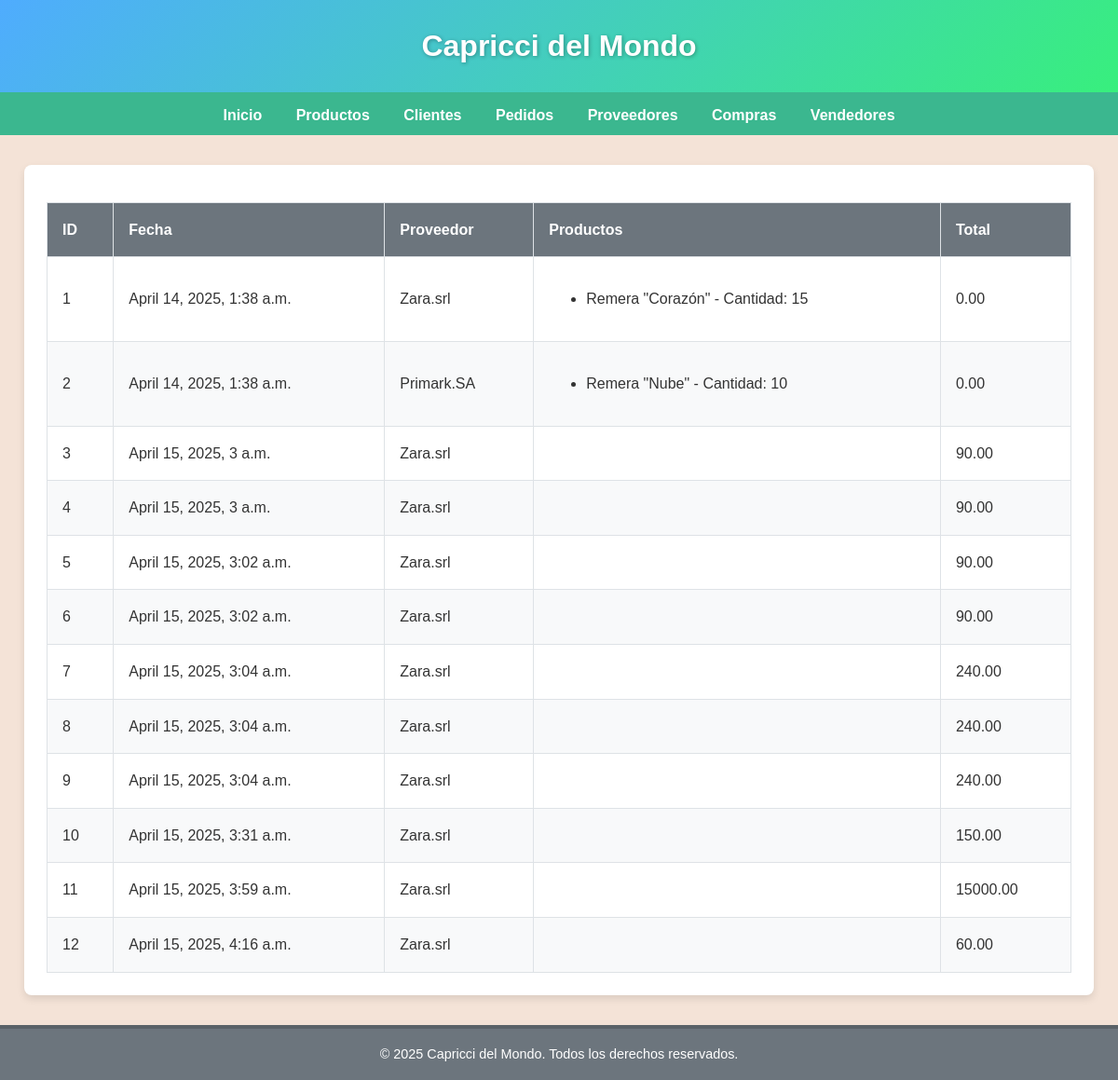
Before: /compras/ with the older database file.
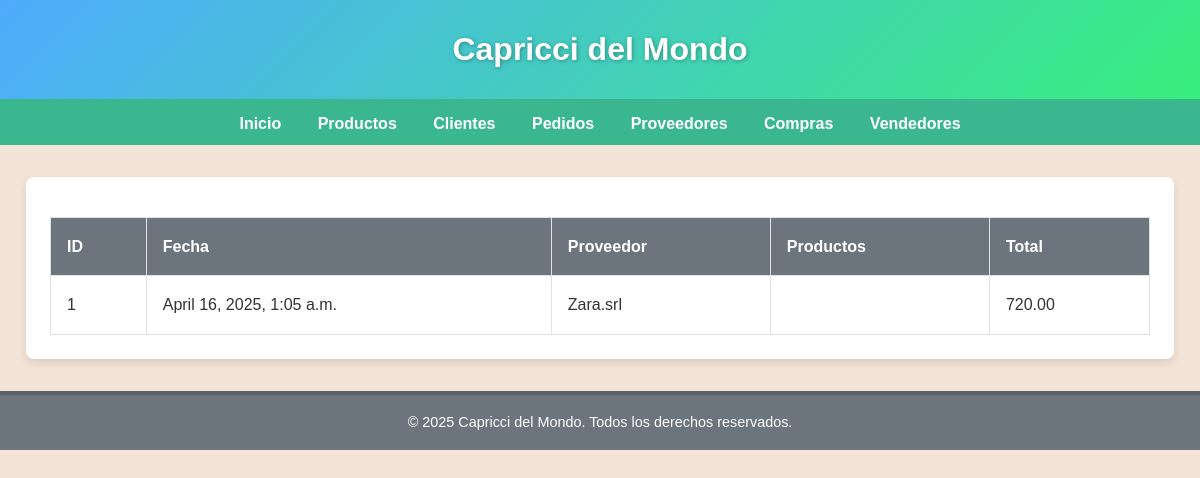
After: the same page with the newer database file.
### myapp/models.py (models this page shows, shortened)
class Compra(models.Model):
    proveedor = models.ForeignKey(Proveedor, on_delete=models.CASCADE)
    producto = models.ForeignKey(Producto, on_delete=models.CASCADE, default=0, null=True, blank=True)
    cantidad = models.IntegerField()
    precio = models.DecimalField(max_digits=10, decimal_places=2)
    fecha = models.DateTimeField(auto_now_add=True)
    estado = models.CharField(max_length=20, choices=[('Pendiente', 'Pendiente'), ('Completada', 'Completada')])
    def calcular_total(self):
        return self.cantidad * self.precio

class Proveedor(models.Model):
    nombre = models.CharField(max_length=100)
    contacto = models.CharField(max_length=100)
    telefono = models.CharField(max_length=15)
    email = models.EmailField()

class CompraProducto(models.Model):
    compra = models.ForeignKey(Compra, on_delete=models.CASCADE)
    producto = models.ForeignKey(Producto, on_delete=models.CASCADE, null=True, blank=True)
    cantidad = models.IntegerField()

class Producto(models.Model):
    nombre = models.CharField(max_length=100)
    descripcion = models.TextField()
    precio = models.DecimalField(max_digits=10, decimal_places=2)
    stock = models.IntegerField()
    proveedor = models.ForeignKey('Proveedor', on_delete=models.CASCADE, null=True, blank=True)

### myapp/views.py (the view)
# urls.py: path("compras/", compras, name="compras"),
def compras(request):
    compras = Compra.objects.all()
    compras_data = []
    for compra in compras:
        productos = compra.compraproducto_set.all()
        total = compra.calcular_total()
        compras_data.append({
            "compra": compra,
            "productos": productos,
            "total": total,
        })
    context = {"compras_data": compras_data}
    return render(request, "myapp/compras.html", context)

### myapp/templates/myapp/compras.html
{% extends 'myapp/base.html' %}
{% block contenido %}
<div class="container">
    <table>
        <thead>
            <tr>
                <th>ID</th>
                <th>Fecha</th>
                <th>Proveedor</th>
                <th>Productos</th>
                <th>Total</th>
            </tr>
        </thead>
        <tbody>
            {% for compra_data in compras_data %}
            <tr>
                <td>{{ compra_data.compra.id }}</td>
                <td>{{ compra_data.compra.fecha }}</td>
                <td>{{ compra_data.compra.proveedor.nombre }}</td>
                <td>
                    <ul>
                        {% for producto in compra_data.productos %}
                        <li>{{ producto.producto.nombre }} - Cantidad: {{ producto.cantidad }}</li>
                        {% endfor %}
                    </ul>
                </td>
                <td>{{ compra_data.total }}</td>
            </tr>
            {% endfor %}
        </tbody>
    </table>
</div>
{% endblock %}

Changed rows visible on the page:
removed CompraProducto: producto.nombre "Remera \"Corazón\"", cantidad "15"
removed Compra: compra.id "2", compra.fecha "April 14, 2025, 1:38 a.m.", compra.proveedor.nombre "Primark.SA", total "0.00"
removed CompraProducto: producto.nombre "Remera \"Nube\"", cantidad "10", shown under "2"
removed Compra: compra.id "3", compra.fecha "April 15, 2025, 3 a.m.", compra.proveedor.nombre "Zara.srl", total "90.00"
removed Compra: compra.id "4", compra.fecha "April 15, 2025, 3 a.m.", compra.proveedor.nombre "Zara.srl", total "90.00"
removed Compra: compra.id "5", compra.fecha "April 15, 2025, 3:02 a.m.", compra.proveedor.nombre "Zara.srl", total "90.00"
removed Compra: compra.id "6", compra.fecha "April 15, 2025, 3:02 a.m.", compra.proveedor.nombre "Zara.srl", total "90.00"
removed Compra: compra.id "7", compra.fecha "April 15, 2025, 3:04 a.m.", compra.proveedor.nombre "Zara.srl", total "240.00"
removed Compra: compra.id "8", compra.fecha "April 15, 2025, 3:04 a.m.", compra.proveedor.nombre "Zara.srl", total "240.00"
removed Compra: compra.id "9", compra.fecha "April 15, 2025, 3:04 a.m.", compra.proveedor.nombre "Zara.srl", total "240.00"
removed Compra: compra.id "10", compra.fecha "April 15, 2025, 3:31 a.m.", compra.proveedor.nombre "Zara.srl", total "150.00"
removed Compra: compra.id "11", compra.fecha "April 15, 2025, 3:59 a.m.", compra.proveedor.nombre "Zara.srl", total "15000.00"
removed Compra: compra.id "12", compra.fecha "April 15, 2025, 4:16 a.m.", compra.proveedor.nombre "Zara.srl", total "60.00"
changed Compra "Zara.srl": compra.fecha "April 14, 2025, 1:38 a.m." → "April 16, 2025, 1:05 a.m."; total "0.00" → "720.00"
